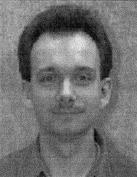
#> input picture src/02.jpg, 137 x 177 px
$ python Hough.py
#> lines starting #> are read from the running program, lines starting #| are printed output that depends on the picture
import cv2
import numpy as np
from matplotlib import pyplot as plt

bgr_img = cv2.imread('../src/02.jpg') # read as it is
#> bgr_img is the input picture: shape (177, 137, 3); min 0, max 235, mean 112.7

if bgr_img.shape[-1] == 3:           # color image
    b,g,r = cv2.split(bgr_img)       # get b,g,r
    rgb_img = cv2.merge([r,g,b])     # switch it to rgb
    gray_img = cv2.cvtColor(bgr_img, cv2.COLOR_BGR2GRAY)
else:
    gray_img = bgr_img

img = cv2.medianBlur(gray_img, 5)
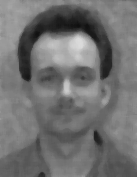
#> img: shape (177, 137); min 15, max 219, mean 112.8
cimg = cv2.cvtColor(img,cv2.COLOR_GRAY2BGR)

circles = cv2.HoughCircles(img, cv2.HOUGH_GRADIENT, 1, 20, param1=50,param2=30,minRadius=0,maxRadius=0)
#> circles = 14 rows, first 8: [60.5, 51.5, 43.5], [93.5, 57.5, 29.3], [51.5, 101.5, 26.6], [77.5, 149.5, 25.7], [28.5, 74.5, 29.2], [87.5, 108.5, 25.2], [68.5, 118.5, 22.4], [51.5, 29.5, 20.5]

circles = np.uint16(np.around(circles))
#> circles = 14 rows, first 8: [60, 52, 44], [94, 58, 29], [52, 102, 27], [78, 150, 26], [28, 74, 29], [88, 108, 25], [68, 118, 22], [52, 30, 20]

for i in circles[0,:]:
    # draw the outer circle
    cv2.circle(cimg,(i[0],i[1]),i[2],(0,255,0),2)
    # draw the center of the circle
    cv2.circle(cimg,(i[0],i[1]),2,(0,0,255),3)
#> this loop made 14 passes
#> i on passes 1 to 12: [60, 52, 44], [94, 58, 29], [52, 102, 27], [78, 150, 26], [28, 74, 29], [88, 108, 25], [68, 118, 22], [52, 30, 20], [84, 80, 14], [106, 116, 25], [130, 116, 36], [54, 142, 18]
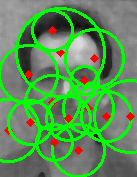
#> cimg: shape (177, 137, 3); mean B, G, R 85.5, 143.8, 90.8

plt.subplot(121),plt.imshow(rgb_img)
plt.title('Input Image'), plt.xticks([]), plt.yticks([])
plt.subplot(122),plt.imshow(cimg)
plt.title('Hough Transform'), plt.xticks([]), plt.yticks([])
plt.show()
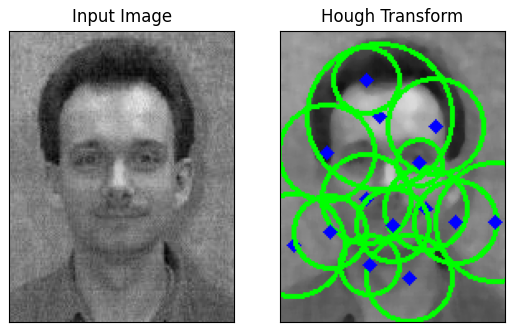
#> figure drawn by matplotlib, 2 panels; B, G, R data is drawn as R, G, B

$ run again, with src/9Hdst.jpg copied over src/02.jpg
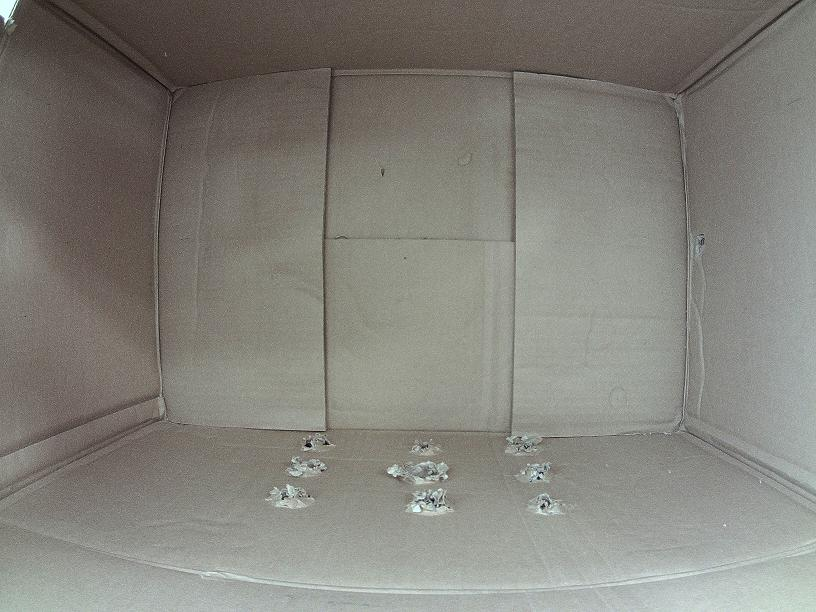
#> input picture src/9Hdst.jpg, 816 x 612 px
#> bgr_img is the input picture: shape (612, 816, 3); mean B, G, R 122.4, 129.1, 130.8
#> `circles = cv2.HoughCircles(img, cv2.HOUGH_GRADIENT, 1, 20, param1=50,p..`: circles = 180 rows, first 8: [431.5, 319.5, 274.8], [421.5, 272.5, 269], [380.5, 294.5, 226.9], [420.5, 211.5, 262.2], [394.5, 373.5, 306], [406.5, 348.5, 276.6], [579.5, 329.5, 256.9], [455.5, 361.5, 232.9]
#> `circles = np.uint16(np.around(circles))`: circles = 180 rows, first 8: [432, 320, 275], [422, 272, 269], [380, 294, 227], [420, 212, 262], [394, 374, 306], [406, 348, 277], [580, 330, 257], [456, 362, 233]
#> the loop `for i in circles[0,:]:` made 180 passes
#> after the loop `for i in circles[0,:]:`:
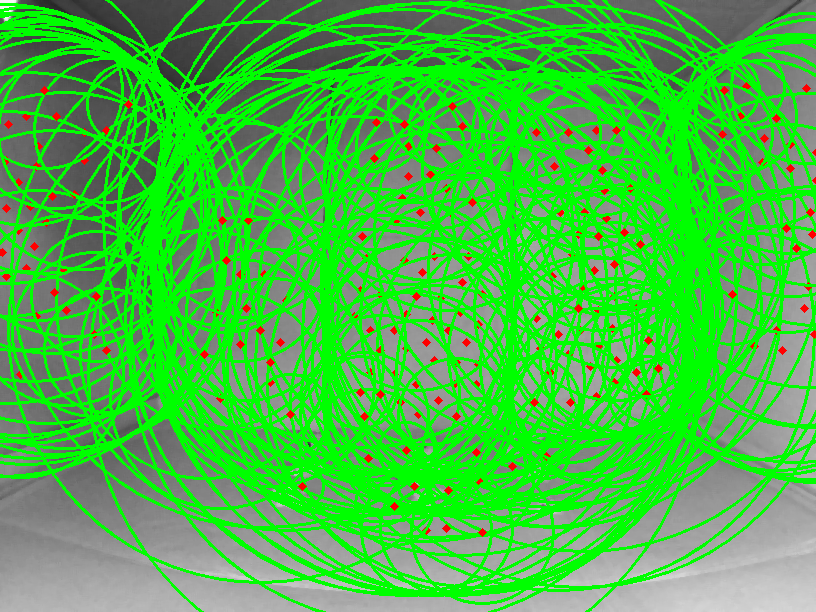
#> cimg: shape (612, 816, 3); mean B, G, R 67.4, 188.8, 70.1
#> `plt.show()`:
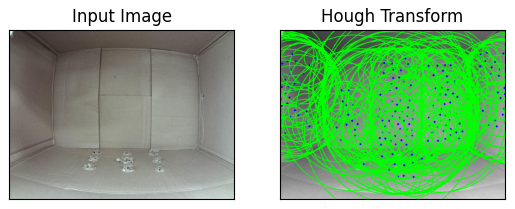
#> figure drawn by matplotlib, 2 panels; B, G, R data is drawn as R, G, B

$ run again, with src/eu4.jpg copied over src/02.jpg
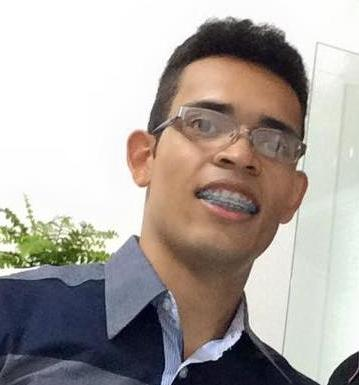
#> input picture src/eu4.jpg, 359 x 385 px
#> bgr_img is the input picture: shape (385, 359, 3); mean B, G, R 161.2, 165.8, 172.8
#> `img = cv2.medianBlur(gray_img, 5)`:
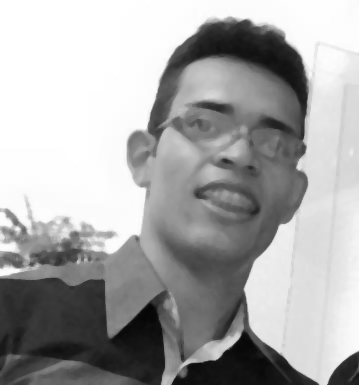
#> img: shape (385, 359); min 4, max 255, mean 167.5
#> `circles = cv2.HoughCircles(img, cv2.HOUGH_GRADIENT, 1, 20, param1=50,p..`: circles = 127 rows, first 8: [131.5, 264.5, 116.2], [129.5, 69.5, 184.4], [236.5, 91.5, 71.6], [120.5, 93.5, 168.1], [105.5, 122.5, 135.9], [96.5, 75.5, 165.2], [97.5, 42.5, 217.1], [159.5, 268.5, 88.5]
#> `circles = np.uint16(np.around(circles))`: circles = 127 rows, first 8: [132, 264, 116], [130, 70, 184], [236, 92, 72], [120, 94, 168], [106, 122, 136], [96, 76, 165], [98, 42, 217], [160, 268, 88]
#> the loop `for i in circles[0,:]:` made 127 passes
#> after the loop `for i in circles[0,:]:`:
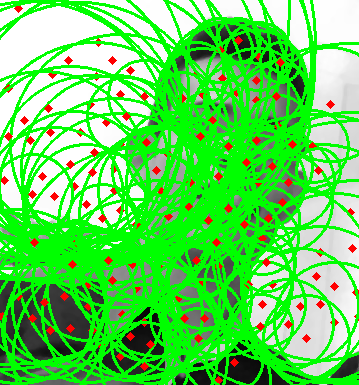
#> cimg: shape (385, 359, 3); mean B, G, R 87.8, 216.3, 95.3
